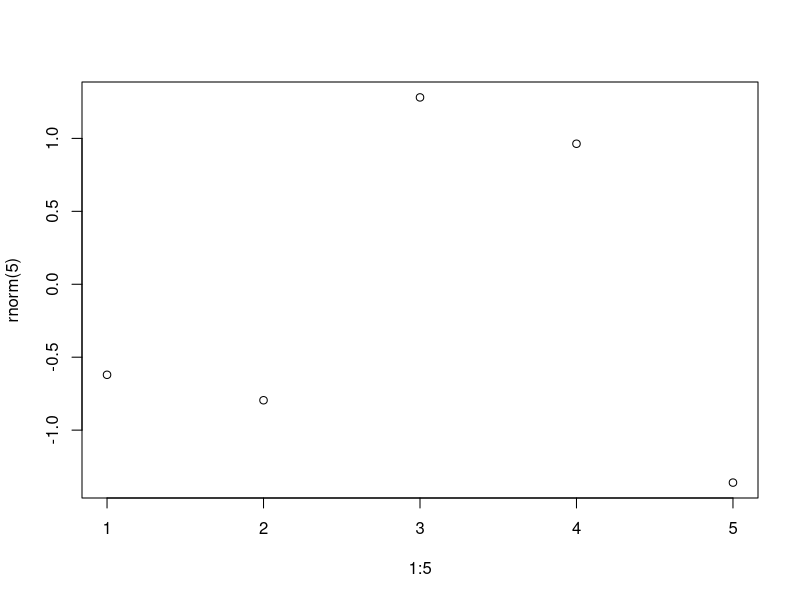

Write the R code that produced this figure.
## ---- chunk 1
knitr::opts_chunk$set(echo = TRUE,
                      comment = "#>",
                      collapse = TRUE)
knitr::opts_knit$set(root.dir = '../')
## ---- chunk 2
plot(1:5, rnorm(5))
